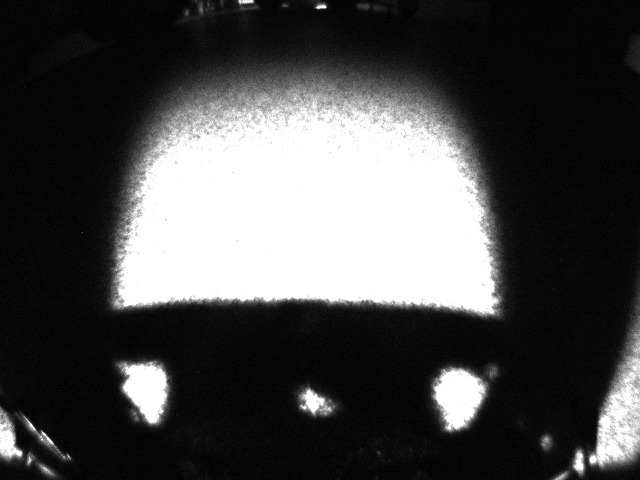
#> input picture frame 3 of src/opencv/src/voxl/takeoff.mp4, 640 x 480 px, given in place of clip.mp4, which was not available
$ python Features.py
#> lines starting #> are read from the running program, lines starting #| are printed output that depends on the picture; after the words box and inside, x2 and y2 are one past the last pixel; in counts of white or black regions, pixels touching at a corner belong together; pictures that were not available may be replaced by others from this repository, and a replacement may not be noted
import cv2
import cv2 as cv
import numpy as np


class Features:
    def __init__(self):
        data = np.load("tracking_camera_intrinsic_data.npz")
#> (reads src/opencv/src/voxl/tracking_camera_intrinsic_data.npz from the repository)
#> in shadow_extraction, frame is the input picture: shape (480, 640, 3); min 0, max 255, mean 73.4
        self.mtx = data['camera_matrix']
        self.dist = data['distortion_coefficient']
        self.cap = cv.VideoCapture("clip.mp4")
        if not self.cap.isOpened():
            print("Can't open video file")
            exit()

    def undistort(self, img):
        """Undistorting function"""
        H, W = img.shape[:2]
#> H = 480; W = 640
        newcameramtx, roi = cv.getOptimalNewCameraMatrix(self.mtx, self.dist, (W, H), 1)
#> roi = (0, 233, 386, 154)
        # undistort
        mapx, mapy = cv.initUndistortRectifyMap(self.mtx, self.dist, None, newcameramtx, (W, H), 5)
        dst = cv.remap(img, mapx, mapy, cv.INTER_LINEAR)
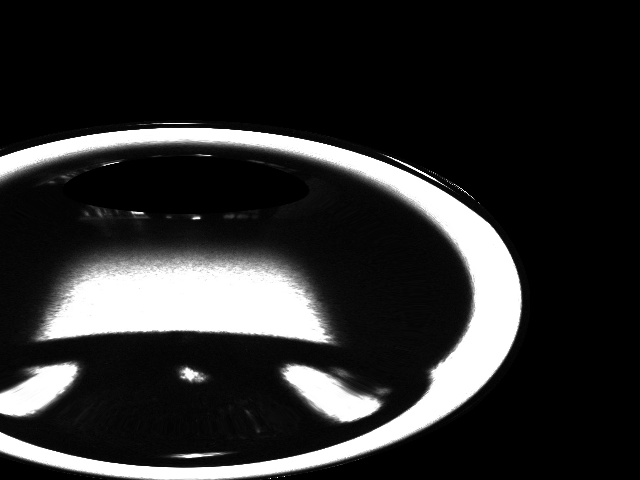
#> dst: shape (480, 640, 3); min 0, max 255, mean 44.8
        # crop the image
        x, y, w, h = roi
#> x = 0; y = 233; w = 386; h = 154
        dst = dst[y:y + h, x:x + w]
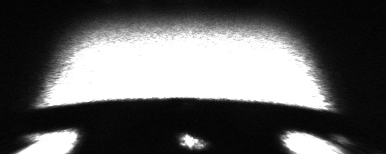
#> dst: shape (154, 386, 3); min 1, max 255, mean 94.8
        # The shape size of the original image is 640x480, and the size of undistorted image is 244x128.
        # The Aspect ratio needs to be fixed
        dst = cv.resize(dst, None, fx=W/w, fy=H/h, interpolation=cv.INTER_AREA)
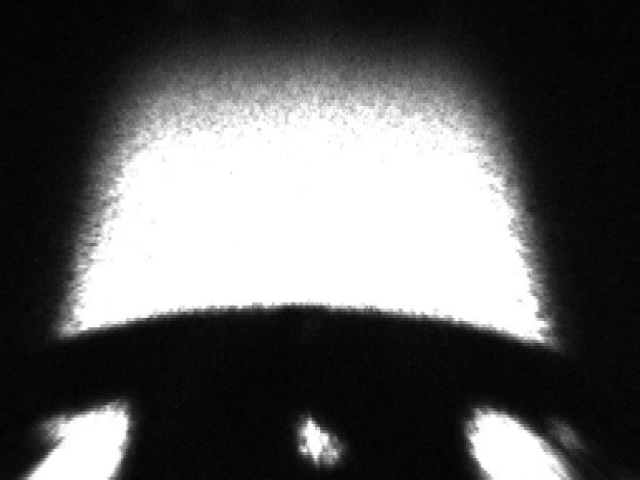
#> dst: shape (480, 640, 3); min 1, max 255, mean 94.8
        return dst

    def shadow_extraction(self):
        """Isolating the target shadow"""
        while True:
            ret, frame = self.cap.read()
            if not ret:
                print("Video end.")
                exit()
            # Undistort the original frame
            un_frame = self.undistort(frame)
            gray = cv.cvtColor(un_frame, cv.COLOR_BGR2GRAY)
            ret, thresh = cv.threshold(gray, 0, 255, cv.THRESH_BINARY + cv.THRESH_OTSU)
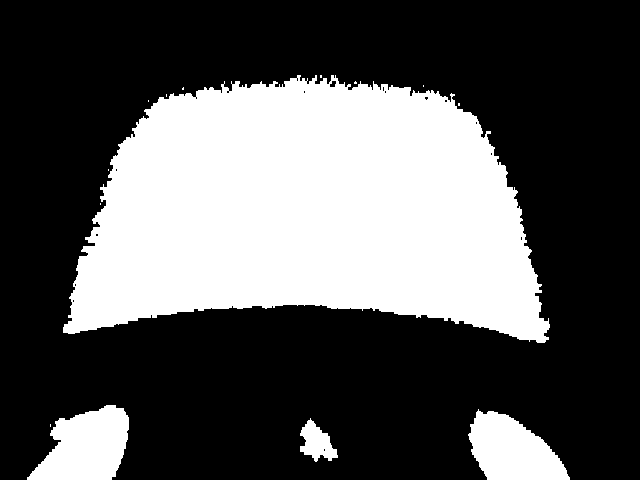
#> thresh: shape (480, 640); 33.9% white; 14 white regions (10 under 20 px), largest, box (x1, y1, x2, y2) and area: (63, 75, 550, 343) 93224, (27, 405, 129, 480) 5168, (468, 409, 570, 480) 4694, (300, 418, 338, 462) 916
#> ret = 130
            # thresh = cv.adaptiveThreshold(gray, 200, cv.ADAPTIVE_THRESH_GAUSSIAN_C, cv.THRESH_BINARY, 5, 11)
            # Creating a mask
            mask = cv.bitwise_not(thresh)
#> mask: shape (480, 640); 66.1% white; 14 black regions (10 under 20 px)

            # Using contour method
            contours, hierarchy = cv.findContours(mask, cv.RETR_TREE, cv.CHAIN_APPROX_SIMPLE)
#> contours = 30 contours, 27 with area under 20; largest, box (x1, y1, x2, y2) and area: (0, 0, 640, 480) 296079, (62, 74, 551, 344) 94206, (299, 417, 339, 463) 993
            # print(list(contours))
            # Counter for possible contours
            # count = 0
            # Getting the centroid
            for i in range(0, len(contours)):
                cnt = contours[i]
                M = cv.moments(cnt)
                if M['m00'] == 0:
                    pass
                else:
                    cx = M['m10'] / M['m00']
                    cy = M['m01'] / M['m00']
                    # Range of cx and cy
                    if 100 <= cy <= 240 and 100 <= cx <= 310:
                        cv.drawContours(un_frame, contours, i, [0, 255, 0], 2)
#> this loop made 30 passes
#> (cnt, cx, cy) on passes 21, 25: ([[96, 234], [96, 235], [97, 235], [97, 234]], 96.5, 234.5), ([[445, 100], [445, 101], [446, 101], [446, 100]], 445.5, 100.5)
#> (cx, cy) on passes 1, 2, 3, 5, 6, 7: (320.5, 232.5), (50, 425), (316.5, 442.3), (100, 203.5), (108, 169.5), (458.5, 104)
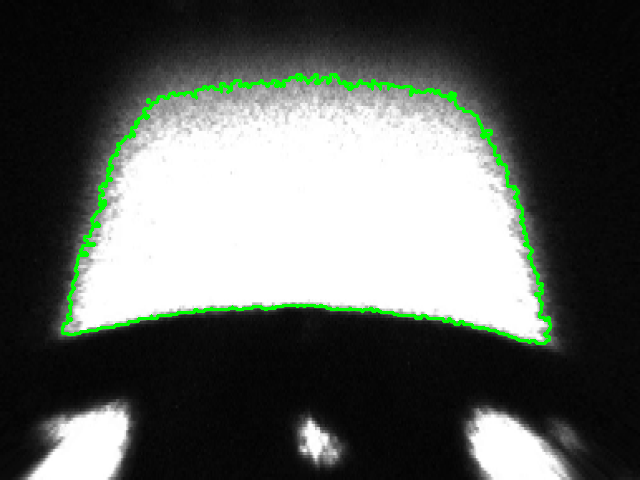
#> un_frame: shape (480, 640, 3); 1.95% of pixels changed, all inside (x1, y1, x2, y2) = (61, 73, 552, 345)
            # [17 lines of commented-out code are left out]

            cv.imshow("Display", un_frame)
            if cv.waitKey(0) == ord('q'):
#> (key q is pressed here)
                break
            # [5 lines of commented-out code are left out]

        cv.destroyAllWindows()


def main():
    ct = Features()
    ct.shadow_extraction()


if __name__ == "__main__":
    main()
